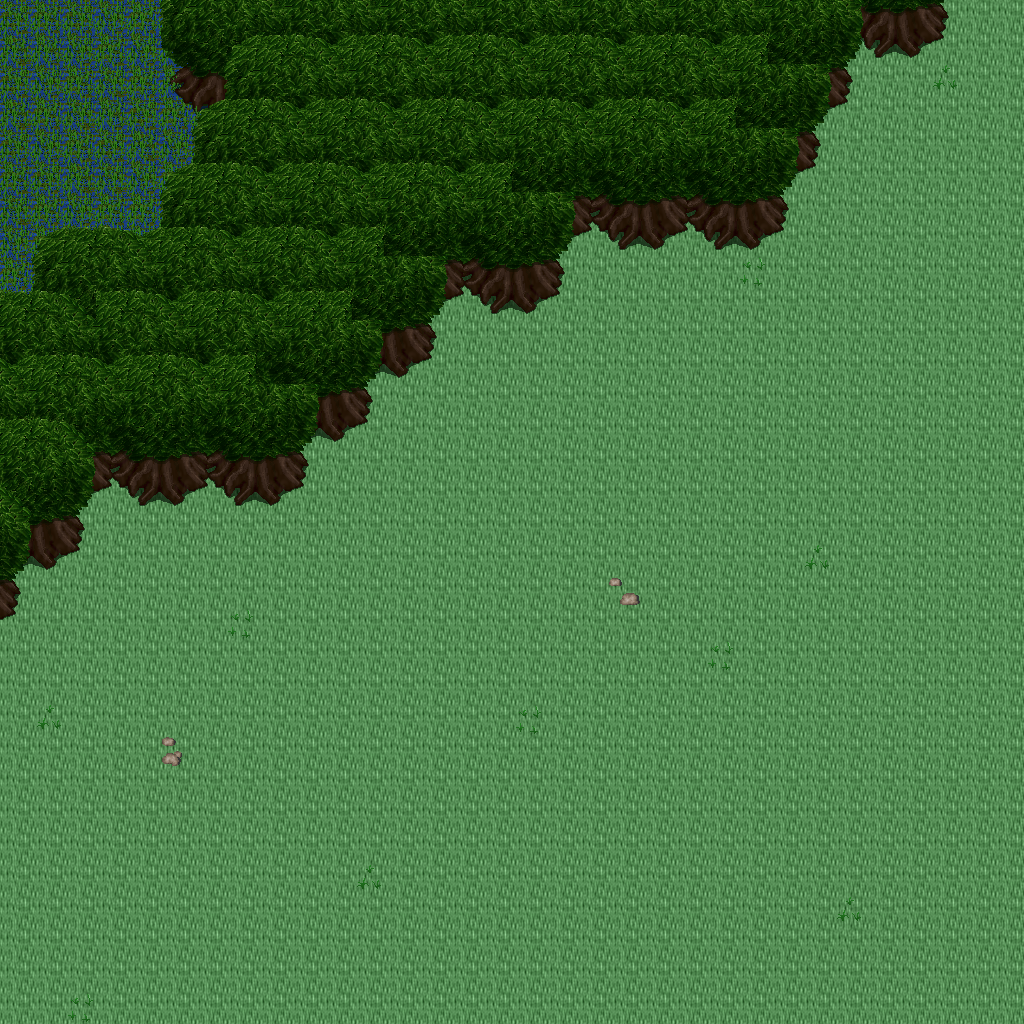

Rendered tile map (Tiled .tmx) drawn with the repository's tilesets; below, a short description and the map source with its tile grids summarised:
An orthogonal 32x32 tile map with 32x32 px tiles, 5 tile layers (Ground, Objects, Objects2, Above, ...), 1 hidden layer not drawn, 31 tilesets.

<map version="1.10" tiledversion="1.11.0" orientation="orthogonal" renderorder="right-down" width="32" height="32" tilewidth="32" tileheight="32" infinite="0" nextlayerid="11" nextobjectid="1">
 <tileset firstgid="1" name="ground_ground" tilewidth="32" tileheight="32" tilecount="33" columns="3">
  <image source="../drawable/ground_ground.png" width="96" height="352" />
 </tileset>
 <tileset firstgid="34" name="plant_flower_daisy_white" tilewidth="32" tileheight="32" tilecount="8" columns="2">
  <image source="../drawable/plant_flower_daisy_white.png" width="64" height="128" />
 </tileset>
 <tileset firstgid="42" name="ground_grass_edges" tilewidth="32" tileheight="32" tilecount="36" columns="12">
  <image source="../drawable/ground_grass_edges.png" width="384" height="96" />
 </tileset>
 <tileset firstgid="78" name="ground_grass_corners" tilewidth="32" tileheight="32" tilecount="24" columns="6">
  <image source="../drawable/ground_grass_corners.png" width="192" height="128" />
 </tileset>
 <tileset firstgid="102" name="plant_grasses" tilewidth="32" tileheight="32" tilecount="6" columns="3">
  <image source="../drawable/plant_grasses.png" width="96" height="64" />
 </tileset>
 <tileset firstgid="108" name="ground_rock_pebbles" tilewidth="32" tileheight="32" tilecount="3" columns="1">
  <image source="../drawable/ground_rock_pebbles.png" width="32" height="96" />
 </tileset>
 <tileset firstgid="111" name="ground_earth_edges" tilewidth="32" tileheight="32" tilecount="18" columns="6">
  <image source="../drawable/ground_earth_edges.png" width="192" height="96" />
 </tileset>
 <tileset firstgid="129" name="item_corpse_skull_pale" tilewidth="32" tileheight="32" tilecount="2" columns="2">
  <image source="../drawable/item_corpse_skull_pale.png" width="64" height="32" />
 </tileset>
 <tileset firstgid="131" name="logic_creature_undead" tilewidth="32" tileheight="32" tilecount="16" columns="8">
  <image source="../drawable/logic_creature_undead.png" width="256" height="64" />
 </tileset>
 <tileset firstgid="147" name="logic_collision" tilewidth="32" tileheight="32" tilecount="1" columns="1">
  <image source="../drawable/logic_collision.png" width="32" height="32" />
 </tileset>
 <tileset firstgid="148" name="logic_creature_undead_fallen" tilewidth="32" tileheight="32" tilecount="16" columns="8">
  <image source="../drawable/logic_creature_undead_fallen.png" width="256" height="64" />
 </tileset>
 <tileset firstgid="164" name="ground_water_swamp_water" tilewidth="32" tileheight="32" tilecount="33" columns="3">
  <image source="../drawable/ground_water_swamp_water.png" width="96" height="352" />
 </tileset>
 <tileset firstgid="197" name="plant_tree_tree_darkgreen" tilewidth="32" tileheight="32" tilecount="88" columns="8">
  <image source="../drawable/plant_tree_tree_darkgreen.png" width="256" height="352" />
 </tileset>
 <tileset firstgid="285" name="building_death_tower" tilewidth="32" tileheight="32" tilecount="252" columns="9">
  <image source="../drawable/building_death_tower.png" width="288" height="896" />
 </tileset>
 <tileset firstgid="537" name="ground_ridge_earth_dark" tilewidth="32" tileheight="32" tilecount="96" columns="12">
  <image source="../drawable/ground_ridge_earth_dark.png" width="384" height="256" />
 </tileset>
 <tileset firstgid="633" name="plant_tree_dead_tree_2" tilewidth="32" tileheight="32" tilecount="20" columns="4">
  <image source="../drawable/plant_tree_dead_tree_2.png" width="128" height="160" />
 </tileset>
 <tileset firstgid="653" name="item_corpse_swamp_sunken" tilewidth="32" tileheight="32" tilecount="32" columns="8">
  <image source="../drawable/item_corpse_swamp_sunken.png" width="256" height="128" />
 </tileset>
 <tileset firstgid="685" name="plant_grasses_swamp" tilewidth="32" tileheight="32" tilecount="42" columns="6">
  <image source="../drawable/plant_grasses_swamp.png" width="192" height="224" />
 </tileset>
 <tileset firstgid="727" name="plant_tree_dead_tree_3" tilewidth="32" tileheight="32" tilecount="16" columns="4">
  <image source="../drawable/plant_tree_dead_tree_3.png" width="128" height="128" />
 </tileset>
 <tileset firstgid="743" name="plant_stump_hollow_logs" tilewidth="32" tileheight="32" tilecount="6" columns="3">
  <image source="../drawable/plant_stump_hollow_logs.png" width="96" height="64" />
 </tileset>
 <tileset firstgid="749" name="ground_rock_rocks" tilewidth="32" tileheight="32" tilecount="4" columns="2">
  <image source="../drawable/ground_rock_rocks.png" width="64" height="64" />
 </tileset>
 <tileset firstgid="753" name="ground_rock_rocks_3" tilewidth="32" tileheight="32" tilecount="16" columns="4">
  <image source="../drawable/ground_rock_rocks_3.png" width="128" height="128" />
 </tileset>
 <tileset firstgid="769" name="item_corpse_skeleton" tilewidth="32" tileheight="32" tilecount="4" columns="2">
  <image source="../drawable/item_corpse_skeleton.png" width="64" height="64" />
 </tileset>
 <tileset firstgid="773" name="item_gothic_skull_post" tilewidth="32" tileheight="32" tilecount="2" columns="1">
  <image source="../drawable/item_gothic_skull_post.png" width="32" height="64" />
 </tileset>
 <tileset firstgid="775" name="item_statue_skullpedestal" tilewidth="32" tileheight="32" tilecount="2" columns="1">
  <image source="../drawable/item_statue_skullpedestal.png" width="32" height="64" />
 </tileset>
 <tileset firstgid="777" name="building_entrance_int_broken_bars" tilewidth="32" tileheight="32" tilecount="2" columns="1">
  <image source="../drawable/building_entrance_int_broken_bars.png" width="32" height="64" />
 </tileset>
 <tileset firstgid="779" name="ground_slate_tiles" tilewidth="32" tileheight="32" tilecount="15" columns="5">
  <image source="../drawable/ground_slate_tiles.png" width="160" height="96" />
 </tileset>
 <tileset firstgid="794" name="logic_portal" tilewidth="32" tileheight="32" tilecount="24" columns="8">
  <image source="../drawable/logic_portal.png" width="256" height="96" />
 </tileset>
 <tileset firstgid="818" name="logic_creature_undead_skeleton" tilewidth="32" tileheight="32" tilecount="6" columns="6">
  <image source="../drawable/logic_creature_undead_skeleton.png" width="192" height="32" />
 </tileset>
 <tileset firstgid="824" name="logic_creature_undead_specter" tilewidth="32" tileheight="32" tilecount="6" columns="6">
  <image source="../drawable/logic_creature_undead_specter.png" width="192" height="32" />
 </tileset>
 <tileset firstgid="830" name="logic_creature_undead_zombie" tilewidth="32" tileheight="32" tilecount="5" columns="5">
  <image source="../drawable/logic_creature_undead_zombie.png" width="160" height="32" />
 </tileset>
 <layer id="1" name="Ground" width="32" height="32">
  <data>[1024 cells, 1024 non-empty, 4 distinct tile ids]</data>
 </layer>
 <layer id="2" name="Objects" width="32" height="32">
  <data>[1024 cells, 288 non-empty, 22 distinct tile ids]</data>
 </layer>
 <layer id="3" name="Objects2" width="32" height="32">
  <data>[1024 cells, 79 non-empty, 13 distinct tile ids]</data>
 </layer>
 <layer id="4" name="Above" width="32" height="32">
  <data>[1024 cells, 227 non-empty, 12 distinct tile ids]</data>
 </layer>
 <layer id="5" name="Above2" width="32" height="32">
  <data>[1024 cells, 76 non-empty, 8 distinct tile ids]</data>
 </layer>
 <layer id="6" name="Walkable" width="32" height="32" visible="0">
  <data>[1024 cells, 253 non-empty, 1 distinct tile ids]</data>
 </layer>
 <objectgroup id="7" name="Mapevents" />
 <objectgroup id="8" name="Spawn" />
 <objectgroup id="9" name="Keys" />
 <objectgroup id="10" name="Replace" />
</map>
